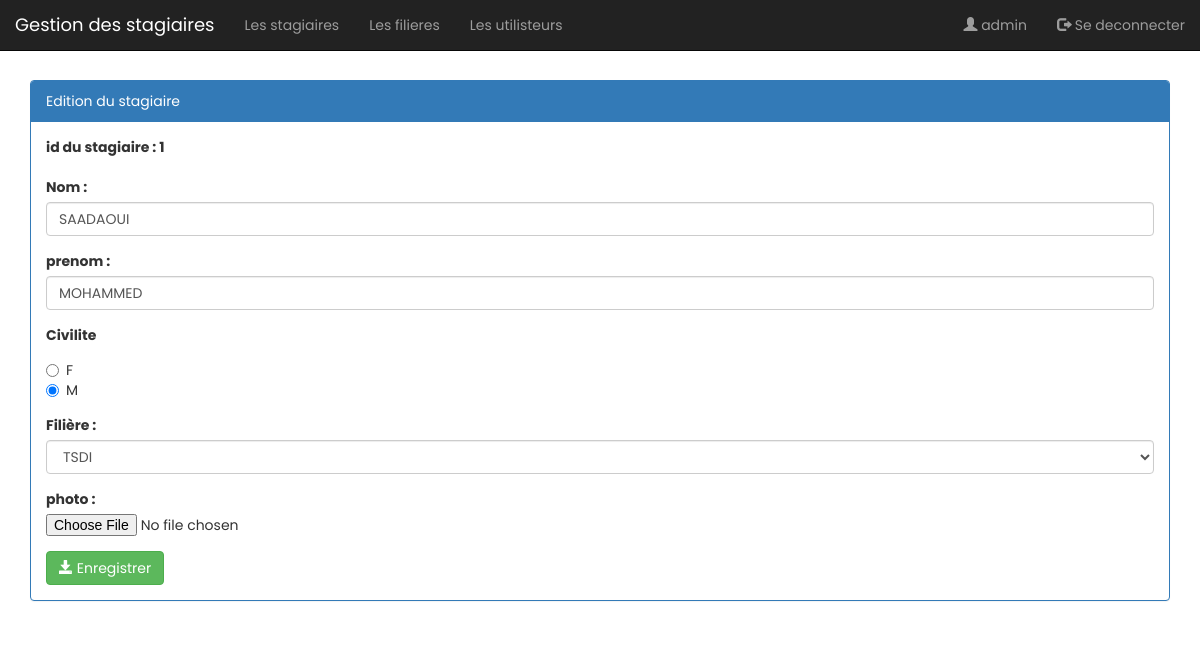
The page /stagiaire/editStagiaire.php?idS=1 (signed in) on the database its author committed.
### tables this page shows
CREATE TABLE `stagiaire` (
  `idStagiaires` int(4) NOT NULL,
  `nom` varchar(50) DEFAULT NULL,
  `prenom` varchar(50) DEFAULT NULL,
  `civilite` varchar(1) DEFAULT NULL,
  `photo` varchar(100) DEFAULT NULL,
  `idFiliere` int(4) DEFAULT NULL
);

### stagiaire/editStagiaire.php (the view, shortened to what this page needs)
<?php
    require_once('../connexiondb/connexiondb.php');
    $idS = isset($_GET['idS']) ? $_GET['idS'] : 0;
    $requeteS = "select * from stagiaire where idStagiaires = $idS";
    $resultatS = $pdo->query($requeteS);
    $stagiaire = $resultatS->fetch();
    $nomS = $stagiaire['nom'];
    $prenom = $stagiaire['prenom'];
    $civilite = $stagiaire['civilite'];
    $requeteF = "select * from filiere";
    $resultatF = $pdo->query($requeteF);
?>
<!DOCTYPE html>
<html lang="en">
<head>
    <?php include("../layout/_HEAD.php"); ?>
</head>
<body>
    <?php include("../menu/menu.php"); ?>
    <div class="container">
        <div class="panel panel-primary margetop80">
            <div class="panel-heading">Edition du stagiaire</div>
            <div class="panel-body">
                <form action="updateStagiaire.php" method="post" class="form" enctype="multipart/form-data">
                    <div class="form-group">
                        <label>id du stagiaire : <?php echo $idS ?></label>
                    </div>
                    <div class="form-group">
                        <label for="nom">Nom :</label>
                        <input type="text" name="nom" placeholder="Nom" class="form-control" id="nom" value="<?php echo $nomS ?>">
                    </div>
                    <div class="form-group">
                        <label for="prenom">prenom :</label>
                        <input type="text" name="prenom" placeholder="prenom" class="form-control" id="prenom" value="<?php echo $prenom ?>">
                    </div>
                    <div class="form-group">
                        <label for="civilite">Civilite</label>
                        <div class="radio">
                            <label><input type="radio" name="civilite" value="F" <?php if ($civilite == "F") echo 'checked'?>> F </label><br/>
                            <label><input type="radio" name="civilite" value="M" <?php if ($civilite == "M") echo 'checked'?>> M </label>
                        </div>
                    </div>
                    <div class="form-group">
                        <label for="idFiliere">Filière :</label>
                        <select name="idFiliere" class="form-control" id="idFiliere">
                           <?php while ($filiere=$resultatF->fetch()) { ?>
                                <option value="<?php echo $filiere['idFiliere'] ?>">
                                    <?php echo $filiere['nomFiliere'] ?>
                                </option>
                           <?php } ?>
                        </select>
                    </div>
                    <div class="form-group">
                        <label>photo :</label>
                        <input type="file" name="photo">
                    </div>
                    <button type="submit" class="btn btn-success">
                        <span class="glyphicon glyphicon-save"></span>
                        Enregistrer
                    </button>
                </form>
            </div>
        </div>
    </div>
</body>
</html>

### css/monstyle.css (style rules this page uses)
.margetop80 { margin-top: 80px; }

### layout/_HEAD.php (style rules this page uses)
body { font-family: 'Poppins'; }

### rows shown on the page
stagiaire: nom "SAADAOUI", prenom "MOHAMMED", civilite "☐ F", civilite "☑ M"

### other values the page prints
$_SESSION['user']['login'] "admin"
$idS "1"
form field idFiliere "TSDI"
